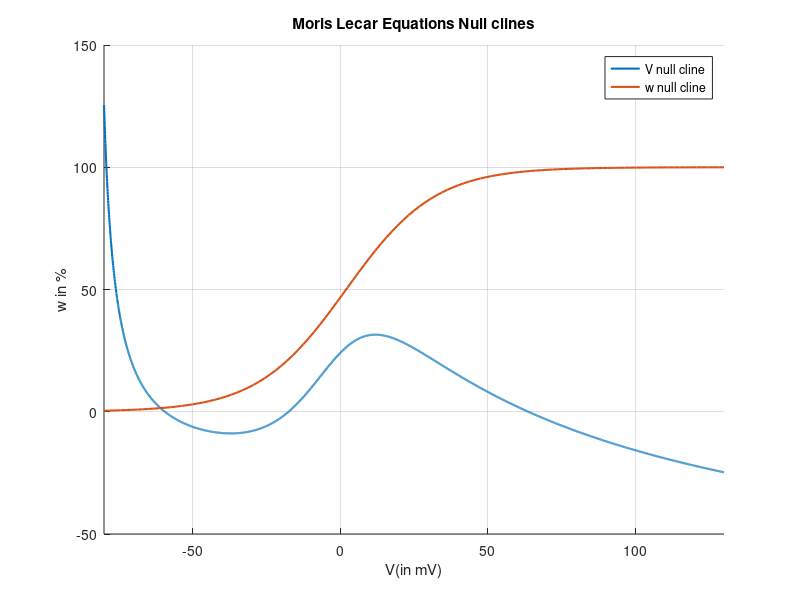

Here is the MATLAB script that generated this plot: (Note: this script raises an error after producing the figure.)
% Sohini Gupta 20EE38032
% Computational Neuroscience EC60007
% Project 2

clear all;
close all;
warning off;
%% Approximate run time : 2 minutes
%% model initialization
global t_start;
global t_end;
global GCa;
global GK;
global GL;
global VCa;
global VK;
global VL;
global phi;
global V1;
global V2;
global V3;
global V4;
global V5;
global V6;
global C;
global Iext;
%% setting parameter values
t_start = cputime;
C = 20 ;    %microfarad/cm^2 
GCa=4.4;    %millisiemens/cm^2 
GK=8;       %millisiemens/cm^2
GL=2;       %millisiemens/cm^2
VCa=120;    %millivolts
VK=-84;     %millivolts
VL=-60;     %millivolts
phi = 0.02; %per millisecond
V1=-1.2;    %millivolts
V2= 18 ;    %millivolts
V3= 2 ;     %millivolts
V4= 30;     %millivolts
V5= 2;      %not found
V6= 20;     %not found
Iext=0;     %microamps/cm^2
%% Generating phase plane, null clines and intersection
fprintf('\n ------------------------- Part 1 ------------------------------\n ');
fprintf('\n ---Consistent units have been taken and consistency verified---\n ');
fprintf('\n ------------------------- Part 2 ------------------------------\n ');
fprintf('\n ------Phase plane, null clines and equilibrium point ---------------\n ');
% generate nullclines
figure;
hold on;

V_null = @(V) (Iext - GCa*(0.5*(1+tanh((V-V1)/V2)))*(V-VCa) - GL*(V-VL))/(GK*(V-VK));
w_null = @(V) 0.5*(1+tanh((V-V3)/V4)); % same as w_inf(V)
fplot(@(V)100*V_null(V), [-80 130],"LineWidth",1.5);  % w plotted as a percentage
fplot(@(V)100*w_null(V), [-80 130],"LineWidth",1.5);  % instead of probability
legend("V null cline","w null cline");
xlabel('V(in mV)');
ylabel('w in %');
title('Moris Lecar Equations Null clines');
grid on;

% find equilibrium points
syms V w;
m_inf = 0.5*(1+tanh((V-V1)/V2));
w_inf = 0.5*(1+tanh((V-V3)/V4));
V_null_eqn = (1/C)*(Iext - GCa*m_inf*(V-VCa) - GK*w*(V-VK) - GL*(V-VL)) == 0;
w_null_eqn = (w - w_inf) == 0;
eq_point = solve([V_null_eqn, w_null_eqn], [V, w]);

V_eq = double(eq_point.V);
w_eq = double(eq_point.w);

plot(V_eq,100*w_eq, '*', 'linewidth', 2);
text(V_eq,100*w_eq, ['(' num2str(round(V_eq,3)) ',' num2str(round(w_eq,3)) ')']);
grid on;

fprintf('\n The equilibrium point is located at (%d,%d) \n', V_eq, w_eq);
% Simulate Trajectories
x = linspace(-80,120,200);
y = linspace(0,1,200);

[V_quiver,w_quiver] = meshgrid(x,y);
m_inf = 0.5*(1+tanh((V_quiver-V1)/V2));
w_inf = 0.5*(1+tanh((V_quiver-V3)/V4));
tau_w_inv = cosh((V_quiver-V3)/(2*V4));
dV = (1/C)*(Iext - GCa*m_inf.*(V_quiver-VCa) - GK*w_quiver.*(V_quiver-VK) - GL*(V_quiver-VL));
dw = phi*(w_inf-w_quiver).*tau_w_inv;
quiver(x,y*100,dV,dw*100);
legend('V null cline', 'w null cline','Equilibrium Point','Trajectories');


%% Jacobian at a point near equilibrium
syms V w;
m_inf = 0.5*(1+tanh((V-V1)/V2));
w_inf = 0.5*(1+tanh((V-V3)/V4));
tau_w_inv = cosh((V-V3)/(2*V4));
dV = (1/C)*(Iext - GCa*m_inf.*(V-VCa) - GK*w.*(V-VK) - GL*(V-VL));
dw = phi*(w_inf-w)*tau_w_inv;

J = jacobian([dV, dw],[V,w]);
V = V_eq;
w = w_eq;
J_mat = zeros(2,2);
J_mat(1,1) = subs(J(1,1));
J_mat(1,2) = subs(J(1,2));
J_mat(2,1) = subs(J(2,1));
J_mat(2,2) = subs(J(2,2));

eigen_values = eig(J_mat);
fprintf('\n------------------------- Part 3 ------------------------------\n ');
fprintf('The eigen values are %d and %d \n', eigen_values(1), eigen_values(2));
if eigen_values(1)<0 && eigen_values(2)<0
fprintf('\n--------------------stable equilibrium-------------------------\n ');
end
fprintf('\n-------------------------------Part 4 -----------------------------------\n ');
fprintf('\n--Voltage (kV) would require AbsTol = 10^-12. Will slow down the solver--\n ');
%% Trajectories added to phase plane plot
fprintf('\n------------------------- Part 5 ------------------------------\n ');
options = odeset('RelTol',1e-3,'AbsTol',1e-6, 'refine',5, 'MaxStep', 1);

Iext = 0;
time = [0, 300];
del_V = 60; %millivolts
initial_conditions = [V_eq + del_V,w_eq];
phi = 0.01;
[t1, S1] = ode15s(@(t,S)mle_gradient(t,S),time, initial_conditions, options);
phi = 0.02;
[t2, S2] = ode15s(@(t,S)mle_gradient(t,S),time, initial_conditions, options);
phi = 0.04;
[t3, S3] = ode15s(@(t,S)mle_gradient(t,S),time, initial_conditions, options);
phi = 0.02;  % changing back to default value after computing trajectories

figure;
hold on;
plot(t1,S1(:,1));
plot(t2, S2(:,1));
plot(t3, S3(:,1));
xlabel('Time(in ms)');
ylabel('Voltage(in mV)');
title('Action potentials with different \phi');
legend('\phi = 0.01','\phi = 0.02','\phi = 0.04');
grid on;

figure;
hold on;
V_null = @(V) (Iext - GCa*(0.5*(1+tanh((V-V1)/V2)))*(V-VCa) - GL*(V-VL))/(GK*(V-VK));
w_null = @(V) 0.5*(1+tanh((V-V3)/V4));
fplot(@(V) V_null(V), [-80 100],'k');
fplot(@(V) w_null(V), [-80 100],'k');

plot(S1(:,1),S1(:,2));
plot(S2(:,1),S2(:,2));
plot(S3(:,1),S3(:,2));
xlabel('V(in mV)');
ylabel('w');
ylim([0,1]);
title('Phase Plane Plot(MLE)');
legend('V null cline','w null cline','\phi = 0.01','\phi = 0.02','\phi = 0.04');
grid on;

%% Threshold behaviour
fprintf('\n------------------------- Part 6 ------------------------------\n ');
Iext = 0;
time = [0, 300];
phi=0.02;
num_initial = 450; % how many initial membrane potentials to simulate
V_init=linspace(-20,-10,num_initial); % approximate range obtained visually
V_max = zeros(1,num_initial);
figure;
hold on;
title("Soft threshold behaviour");
xlabel("Time in ms");
ylabel("Membrane potential");
grid on;
flag=1;
for i = 1:num_initial
    [t,S] = ode15s(@(t,S)mle_gradient(t,S),time,[V_init(i),w_eq], options);
    if mod(i,30)==0
        plot(t,S(:,1));
    end
    V_max(i) = max(S(:,1));
    if V_max(i) >= 0 && flag==1  % records the first value of V_init to result in an action potential
        fprintf("\nThreshold is %f mV\n",V_init(i));
        threshold = V_init(i);
        flag=0;
    end
end

figure;
hold on;
plot(V_init,V_max);
grid on;
xlabel('Initial Voltage(in mV)');
ylabel('Maximum Voltage(in mV)');
title('Threshold behavior');

figure;
hold on;
V_null = @(V) (Iext - GCa*(0.5*(1+tanh((V-V1)/V2)))*(V-VCa) - GL*(V-VL))/(GK*(V-VK));
w_null = @(V) (0.5*(1+tanh((V-V3)/V4)));
fplot(@(V) V_null(V), [-80 100],'k');
fplot(@(V) w_null(V), [-80 100],'k');

V_plot = linspace(threshold-0.1,threshold + 0.1,5);
for i = 1:5
    [t,S] = ode15s(@(t,S)mle_gradient(t,S),time, [V_plot(i),w_eq], options);
    plot(S(:,1),S(:,2));
end
legend(num2str(V_plot(1)),num2str(V_plot(2)),num2str(V_plot(3)),num2str(V_plot(4)),num2str(V_plot(5)));
xlabel('V(in mV)');
ylabel('w');
ylim([0,1]);
title('Phase Plane Plot(MLE) for different initial voltages around threshold');
grid on;
%% Trajectories during dc current injection
fprintf('\n------------------------- Part 7 ------------------------------\n ');
Iext = 86;
figure;
hold on;
V_null = @(V) (Iext - GCa*(0.5*(1+tanh((V-V1)/V2)))*(V-VCa) - GL*(V-VL))/(GK*(V-VK));
w_null = @(V) 0.5*(1+tanh((V-V3)/V4)); % same as w_inf(V)
fplot(@(V)V_null(V), [-80 120],"LineWidth",1.5);  % w plotted as a percentage
fplot(@(V)w_null(V), [-80 120],"LineWidth",1.5);  % instead of probability
legend("V null cline","w null cline");
xlabel('V(in mV)');
ylabel('w');
ylim([0 1]);
title('Moris Lecar Equations Null clines');
grid on;

% computing equilibrium for dc current injection
syms V w;
m_inf = 0.5*(1+tanh((V-V1)/V2));
w_inf = 0.5*(1+tanh((V-V3)/V4));
V_null_eqn = (1/C)*(Iext - GCa*m_inf*(V-VCa) - GK*w*(V-VK) - GL*(V-VL)) == 0;
w_null_eqn = (w - w_inf) == 0;
eq_point = solve([V_null_eqn, w_null_eqn], [V, w]);
V_eq_dc = double(eq_point.V);
w_eq_dc = double(eq_point.w);

plot(V_eq_dc, w_eq_dc, '*', 'linewidth', 1.5);
text(V_eq_dc, w_eq_dc, ['(' num2str(round(V_eq_dc,3)) ',' num2str(round(w_eq_dc,3)) ')']);
fprintf('The equilibrium point is located at (%d,%d) \n', V_eq_dc, w_eq_dc);
grid on;

syms V w;
m_inf = 0.5*(1+tanh((V-V1)/V2));
w_inf = 0.5*(1+tanh((V-V3)/V4));
tau_w_inv = cosh((V-V3)/(2*V4));
dV = (1/C)*(Iext - GCa*m_inf.*(V-VCa) - GK*w.*(V-VK) - GL*(V-VL));
dw = phi*(w_inf-w)*tau_w_inv;

J = jacobian([dV, dw],[V,w]);
V = V_eq_dc;
w = w_eq_dc;
J_mat = zeros(2,2);
J_mat(1,1) = subs(J(1,1));
J_mat(1,2) = subs(J(1,2));
J_mat(2,1) = subs(J(2,1));
J_mat(2,2) = subs(J(2,2));

eigen_values = eig(J_mat);
fprintf('The real parts of eigen values are %d and %d \n', eigen_values(1), eigen_values(2));
if eigen_values(1)<0 && eigen_values(2)<0
fprintf('\n--------------------stable equilibrium-------------------------\n ');
end

time = [0 900];
init_1 = [V_eq,w_eq];
[t,S] = ode15s(@(t,S)mle_gradient(t,S),time,init_1, options);
init_2 = [V_eq_dc,w_eq_dc];
[t1,S2] = ode15s(@(t,S)mle_gradient(t,S),time,init_2, options);
init_3 = [-27.9,0.17];
[t3,S3] = ode15s(@(t,S)mle_gradient(t,S),time,init_3, options);
plot(S(:,1),S(:,2));
plot(S2(:,1),S2(:,2));
plot(S3(:,1),S3(:,2));
legend('V - nullcline','w - nullcline','Equilibrium point','Eq pt of Ixt = 0','Eq pt of Ixt = 86','Random intial point');
figure;
hold on;
plot(t,S(:,1));
plot(t1, S2(:,1));
plot(t3, S3(:,1));
xlabel('Time(in ms)');
ylabel('Voltage(in mV)');
title('Trajectories with different initial conditions');
legend('Eq pt of Ixt = 0','Eq pt of Ixt = 86','Random initial point');
grid on;
%% Unstable Periodic Orbit
Iext = 86;
figure;
hold on;
V_null = @(V) (Iext - GCa*(0.5*(1+tanh((V-V1)/V2)))*(V-VCa) - GL*(V-VL))/(GK*(V-VK));
w_null = @(V) 0.5*(1+tanh((V-V3)/V4)); % same as w_inf(V)
fplot(@(V)V_null(V), [-80 120],"LineWidth",1.5);  % w plotted as a percentage
fplot(@(V)w_null(V), [-80 120],"LineWidth",1.5);  % instead of probability
legend("V null cline","w null cline");
xlabel('V(in mV)');
ylabel('w');
ylim([0 1]);
title('Moris Lecar Equations Null clines');
grid on;

plot(V_eq_dc, w_eq_dc, 'o');
text(V_eq_dc, w_eq_dc, ['(' num2str(round(V_eq_dc,3)) ',' num2str(round(w_eq_dc,3)) ')']);
grid on;
time = [0 300];
rev_time = [0 -1000];
[~,S] = ode15s(@(t,S)mle_gradient(t,S),time,[V_eq,w_eq],options);
[~,S2] = ode15s(@(t,S)mle_gradient(t,S),time,[-27.9, 0.17],options);
[~,S3] = ode15s(@(t,S)mle_gradient(t,S),time,[V_eq_dc, w_eq_dc],options);
[~,S4] = ode15s(@(t,S)mle_gradient(t,S),rev_time,[-27.9,0.17],options);

plot(S(:,1),S(:,2));
plot(S2(:,1),S2(:,2));
plot(S3(:,1),S3(:,2));
plot(S4(:,1),S4(:,2));
legend('V - nullcline','w - nullcline','Equilibrium point','Eq pt of Ixt = 0','Eq pt of Ixt = 86','Random intial point','reverse trajectory for random initial point ');

w_init = 0.13;
num_initial = 500;
V_init = linspace(-21.34,-21.3,num_initial);
V_max = zeros(1,num_initial);
flag=1;
for i = 1:num_initial
    [t,S] = ode15s(@(t,S)mle_gradient(t,S),time,[V_init(i),w_init], options);
    V_max(i) = max(S(:,1));
end
figure;
plot(V_init,V_max);
title("True threshold behaviour");
xlabel("Initial voltage in mV");
ylabel("Peak voltage in mV");
grid on;
figure;
hold on;
time = [0 600];
[t,S] = ode15s(@(t,S)mle_gradient(t,S),time,[-21.32,w_init],options);
[t1,S2] = ode15s(@(t,S)mle_gradient(t,S),time,[-21.31,w_init],options);
plot(t,S(:,1));
plot(t1,S2(:,1));
title("Membrane potential variation due to minute difference in initial condition");
xlabel("Time in sec");
ylabel("Voltage in mV");
legend("V initial = -21.32 mV","V initial = -21.31 mV");
grid on;
%% Response for Iext = 80, 86 and 90 uA/cm^2
I_vec = [80, 86, 90];
for i = 1:length(I_vec)
    Iext = I_vec(i);
    fprintf('\n------------------------- Part 9 -> Iext = %d uA/cm^2------------------------- \n', Iext);
    % Finding the equilibrium point
    syms V w;
    m_inf = 0.5*(1+tanh((V-V1)/V2));
    w_inf = 0.5*(1+tanh((V-V3)/V4));
    V_null = (1/C)*(Iext - GCa*m_inf*(V-VCa) - GK*w*(V-VK) - GL*(V-VL)) == 0;
    w_null = (w_inf - w) == 0;
    eq_pt = solve([V_null, w_null], [V, w]);

    V_eq = double(eq_pt.V);
    w_eq = double(eq_pt.w);
    fprintf('The equilibrium point is located at (%d,%d)  \n', V_eq, w_eq);
    % Stability Analysis
    syms V w;
    m_inf = 0.5*(1+tanh((V-V1)/V2));
    w_inf = 0.5*(1+tanh((V-V3)/V4));
    tau_w_inv = cosh((V-V3)/(2*V4));
    dV = (1/C)*(Iext - GCa*m_inf.*(V-VCa) - GK*w.*(V-VK) - GL*(V-VL));
    dw = phi*(w_inf-w)*tau_w_inv;

    J = jacobian([dV, dw],[V,w]);
    V = V_eq;
    w = w_eq;
    J_mat = zeros(2,2);
    J_mat(1,1) = subs(J(1,1));
    J_mat(1,2) = subs(J(1,2));
    J_mat(2,1) = subs(J(2,1));
    J_mat(2,2) = subs(J(2,2));
    
    eigenValues = eig(J_mat);
    fprintf('The eigen values are  %f%+fi , %f%+fi \n', real(eigenValues(1)), imag(eigenValues(1)),real(eigenValues(2)), imag(eigenValues(2)));
end
% Trajectories for different Iext starting near equilibrium
figure;
hold on;
title("Voltage waveform for different Iext");
xlabel("Time in ms");
ylabel("Membrane Potential in mV");
grid on;
i = 0;
I_vec = 80:100;%uA/cm^2
num_I = length(I_vec);
frequency = zeros(num_I, 1);
current = zeros(num_I, 1);
options = odeset('RelTol',1e-3,'AbsTol',1e-6, 'refine',5, 'MaxStep', 1);
for Iext = I_vec
    syms V w;
    m_inf = 0.5*(1+tanh((V-V1)/V2));
    w_inf = 0.5*(1+tanh((V-V3)/V4));
    V_null = (1/C)*(Iext - GCa*m_inf*(V-VCa) - GK*w*(V-VK) - GL*(V-VL)) == 0;
    w_null = (w_inf - w) == 0;
    eq_pt = solve([V_null, w_null], [V, w]);
    V_eq = double(eq_pt.V);
    w_eq = double(eq_pt.w);
    
    initial_conditions = [V_eq + 0.1, w_eq + 0.001];
    time = [0 2000];
    [t,S]=ode15s(@(t,S)mle_gradient(t,S),time,initial_conditions,options);
    if Iext == 80 || Iext == 86 || Iext == 90
        plot(t,S(:,1));
    end
    i = i+1;
    frequency(i) = spike_frequency(t, S);
    current(i) = Iext;
end
legend({'V_m for 80uA/cm^2','V_m for 86uA/cm^2','V_m for 90uA/cm^2'},"Location","northwest");
figure;
grid on;
hold on;
plot(current, frequency,"b");
ylabel('Firing Rate in Hz');
xlabel('Iext (in uA/cm^2)');
title('Firing Rate vs Current Injection');
hold off;

%% New parameters (Saddle point)
% Setting new parameter values
GCa = 4;
GK = 8;
GL = 2;
VCa = 120;
VK = -84;
VL = -60;
phi = 0.0667;
V1 = -1.2;
V2 = 18;
V3 = 12;
V4 = 17.4;
C = 20;
Iext = 30;
%% Phase Plane with V and w null clines
fprintf('\n------------------------- Part 10 ------------------------------ \n');
figure;
hold on;
V_null = @(V) (Iext - GCa*(0.5*(1+tanh((V-V1)/V2)))*(V-VCa) - GL*(V-VL))/(GK*(V-VK));
w_null = @(V) (0.5*(1+tanh((V-V3)/V4)));
fplot(@(V) V_null(V), [-80 100],"LineWidth",1);
fplot(@(V) w_null(V), [-80 100],"LineWidth",1);
ylim([-0.1 1]);
xlabel('V(in mV)');
ylabel('w');
title('Moris Lecar Equations Phase Plane');

% Finding and plotting the equilibrium point for this system using MATLAB
syms V w;
m_inf = 0.5*(1+tanh((V-V1)/V2));
w_inf = 0.5*(1+tanh((V-V3)/V4));
V_null = (1/C)*(Iext - GCa*m_inf*(V-VCa) - GK*w*(V-VK) - GL*(V-VL)) == 0;
w_null = (w_inf - w) == 0;

% initial guess obtained by visual inspection
soln1 = vpasolve([V_null, w_null], [V, w], [-40, 0]);
soln2 = vpasolve([V_null, w_null], [V, w], [-20, 0]);
soln3 = vpasolve([V_null, w_null], [V, w], [4, 0.3]);

V_eq1 = double(soln1.V);
w_eq1 = double(soln1.w);
plot(V_eq1, w_eq1, 'o',"LineWidth",2);
text(V_eq1, w_eq1, ['(' num2str(round(V_eq1,3)) ',' num2str(round(w_eq1,3)) ')']);
grid on;

V_eq2 = double(soln2.V);
w_eq2 = double(soln2.w);
plot(V_eq2, w_eq2, 'o',"LineWidth",2);
text(V_eq2, w_eq2, ['(' num2str(round(V_eq2,3)) ',' num2str(round(w_eq2,3)) ')']);
grid on;

V_eq3 = double(soln3.V);
w_eq3 = double(soln3.w);
plot(V_eq3, w_eq3, 'o',"LineWidth",2);
text(V_eq3, w_eq3, ['(' num2str(round(V_eq3,3)) ',' num2str(round(w_eq3,3)) ')']);
grid on;

fprintf('Equilibrium points are : \n 1. (%f, %f) \n 2. (%f, %f) \n 3. (%f, %f)\n', V_eq1, w_eq1, V_eq2, w_eq2, V_eq3, w_eq3);

% Stability ananlysis of equilibrium point:
syms V w;
m_inf = 0.5*(1+tanh((V-V1)/V2));
w_inf = 0.5*(1+tanh((V-V3)/V4));
tau_w_inv = cosh((V-V3)/(2*V4));
V_eq = [V_eq1, V_eq2, V_eq3];
w_eq = [w_eq1, w_eq2, w_eq3];
dV = (1/C)*(GCa*m_inf*(VCa-V) + GK*w*(VK-V) + GL*(VL-V) + Iext);
dw = phi*(w_inf - w)*tau_w_inv;
J = jacobian([dV, dw],[V,w]);
eVecSaddle = 0;
for i = 1:3
    V = V_eq(i);
    w = w_eq(i);
    J_mat = zeros(2,2);
    J_mat(1,1) = subs(J(1,1));
    J_mat(1,2) = subs(J(1,2));
    J_mat(2,1) = subs(J(2,1));
    J_mat(2,2) = subs(J(2,2));
    eigenValues = eig(J_mat);
    if i == 2
        [eVecSaddle, eValSaddle] = eig(J_mat);
    end
    fprintf('Equilibrium point %d : The eigen values are  %f%+fi , %f%+fi \n', i, real(eigenValues(1)), imag(eigenValues(1)),real(eigenValues(2)), imag(eigenValues(2)));
end

% Plot the manifolds of the saddle point:
vu = eVecSaddle(:,1)';  % eigen vector corresponding to positive eigen value
vs = eVecSaddle(:,2)';  % eigen vector corresponding to negative eigen value

% Evaluating manifolds
p = 1e-1;  % perturbation
saddle_eq = [V_eq2,w_eq2];
stable_up =     saddle_eq +  p*vs;
stable_down =   saddle_eq -  p*vs;
unstable_up =   saddle_eq +  p*vu;
unstable_down = saddle_eq -  p*vu;
options = odeset('RelTol',1e-3,'AbsTol',1e-6, 'refine',5, 'MaxStep', 1);


[~,S]=ode15s(@(t,S)mle_gradient(t,S), [0 -500], stable_up, options);
plot(S(:,1), S(:,2), 'g',"LineWidth",1);
[~,S]=ode15s(@(t,S)mle_gradient(t,S), [0 500], unstable_up, options);
plot(S(:,1), S(:,2), 'm',"LineWidth",1);
[~,S]=ode15s(@(t,S)mle_gradient(t,S), [0 -200], stable_down, options);
plot(S(:,1), S(:,2), 'g',"LineWidth",1);
[~,S]=ode15s(@(t,S)mle_gradient(t,S), [0 200], unstable_down, options);
plot(S(:,1), S(:,2), 'm',"LineWidth",1);
ylim([-0.2 1]);
legend('V nullcline','w nullcline','Eq : Stable', 'Eq: Saddle', 'Eq: Unstable','Stable manifolds', 'Unstable manifolds');
%% Firing rate vs current injection
fprintf('\n------------------------- Part 11 ------------------------------ \n');
% For Iext between 30 and 50 finding the nature of stability  of each equilibrium point
currents = [30, 35, 39, 39.1, 39.2, 39.3, 39.4, 39.5, 39.6, 39.7, 39.8, 39.9, 40, 41, 42, 45];
N = size(currents,2);
time = [0 2000];
frequency = zeros(N, 1);
for i = 1:N
    Iext = currents(i);
    figure;
    subplot(2,1,1);
    hold on;
    % Plotting the Phase Plane with V and w null clines
    V_null = @(V) (Iext - GCa*(0.5*(1+tanh((V-V1)/V2)))*(V-VCa) - GL*(V-VL))/(GK*(V-VK));
    w_null = @(V) (0.5*(1+tanh((V-V3)/V4)));
    fplot(@(V) V_null(V), [-80 100],"LineWidth",1);
    fplot(@(V) w_null(V), [-80 100],"LineWidth",1);
    xlabel('V(in mV)');
    ylabel('w');
    title(strcat('Phase Plane Plot(MLE) with Iext = ', num2str(Iext)));
    hold on;
    % Finding and plotting the equilibrium point for this system using MATLAB
    syms V w;
    V_null = (1/C)*(Iext - GCa*(0.5*(1+tanh((V-V1)/V2)))*(V-VCa) - GK*w*(V-VK) - GL*(V-VL)) == 0;
    w_null = (0.5*(1+tanh((V-V3)/V4)) - w) == 0;
    soln1 = vpasolve([V_null, w_null], [V, w], [-40, 0]);
    soln2 = vpasolve([V_null, w_null], [V, w], [-20, 0]);
    soln3 = vpasolve([V_null, w_null], [V, w], [0, 0.3]);

    V_eq1 = double(soln1.V);
    w_eq1 = double(soln1.w);
    V_eq2 = double(soln2.V);
    w_eq2 = double(soln2.w);
    V_eq3 = double(soln3.V);
    w_eq3 = double(soln3.w);
    
    if isequal([V_eq1, w_eq1], [V_eq2, w_eq2]) 
        fprintf("For Iext = %f, there is only one distinct equilibrium point\n", Iext);
        [t,S]=ode15s(@(t,S)mle_gradient(t,S),time, [V_eq3 + 0.1, w_eq3+0.01]);
        plot(V_eq3, w_eq3,".k","LineWidth",8);
        text(V_eq3, w_eq3, ['(' num2str(round(V_eq3,3)) ',' num2str(round(w_eq3,3)) ')']);
        grid on;
        plot(S(:,1), S(:,2));
        ylim([-0.2 1]);
        frequency(i) = spike_frequency(t, S);
        legend("V null cline","w null cline", "Eq: Unstable","Trajectory ending on limit cycle");
        subplot(2,1,2);
        plot(t,S(:,1));
        title("Membrane Potential vs time");
        xlabel("Time in seconds");
        ylabel("V membrane in mV");
        grid on;
    else
        fprintf("For Iext = %f, there are three distinct equilibrium points\n", Iext);
        [t,S]=ode15s(@(t,S)mle_gradient(t,S),time, [V_eq2 - 0.1, w_eq2-0.01]);
        frequency(i) = spike_frequency(t,S);
        plot(V_eq1, w_eq1,".r","LineWidth",8);
        text(V_eq1-20, w_eq1-0.05, ['(' num2str(round(V_eq1,3)) ',' num2str(round(w_eq1,3)) ')']);
        grid on;
        plot(V_eq2, w_eq2,".g","LineWidth",8);
        text(V_eq2+20, w_eq2-0.05, ['(' num2str(round(V_eq2,3)) ',' num2str(round(w_eq2,3)) ')']);
        grid on;
        plot(V_eq3, w_eq3,".b","LineWidth",8);
        text(V_eq3, w_eq3, ['(' num2str(round(V_eq3,3)) ',' num2str(round(w_eq3,3)) ')']);
        grid on;
        plot(S(:,1), S(:,2));
        ylim([-0.2 1]);
        legend("V null cline","w null cline", "Eq: Stable","Eq: Saddle","Eq: Unstable","Trajectory");   
        subplot(2,1,2);
        plot(t,S(:,1));
        title("Membrane Potential vs time");
        xlabel("Time in seconds");
        ylabel("V membrane in mV");
        grid on;
    end
end
hold off;
figure;
hold on;
ylabel('Firing Rate in Hz');
xlabel('Iext in uA/cm^2');
title('Firing Rate vs Current injection');
plot(currents, frequency);
hold off;
%% Hodgin Huxley Equations parameters initialization    
fprintf('\n------------------------- Part 12 ------------------------------ \n');
fprintf('\n------------Parameters for Hodgin Huxley Equations---------------\n');
warning off;
global C;
global Iext;
global GK;
global GNa;
global GL;
global VK;
global VNa;
global VL;
global epsilon;
global h_inf_Vr;
GNa = 120;
GK = 36;
VNa = 55;
VK = -72;
GL = 0.3;
Iext = 0;
C = 1;
epsilon = 1e-9;
options = odeset('RelTol',1e-10,'AbsTol',1e-10, 'refine',5, 'MaxStep', 1);
%% Finding E_L for Vr = -60mV
fprintf('\n------------------------- Part 13 ------------------------------ \n');
Vr = -60;
alphan = -0.01 * (Vr + epsilon + 50)/(exp(-(Vr + epsilon + 50)/10)-1);
alpham = -0.1 * (Vr + epsilon + 35)/(exp(-(Vr + epsilon + 35)/10)-1);
alphah = 0.07 * exp(-(Vr + 60)/20);
betan = 0.125 * exp(-(Vr + 60)/80);
betam = 4 * exp(-(Vr + 60)/18);
betah = 1/(exp(-(Vr + 30)/10) + 1);    
m_inf = alpham/(alpham + betam);
n_inf = alphan/(alphan + betan);
h_inf = alphah/(alphah + betah);
h_inf_Vr = h_inf;
E_leak = Vr - (1/GL)*(Iext - GK * (n_inf^4) * (Vr - VK) - GNa * (m_inf^3) * h_inf * (Vr - VNa));
VL = E_leak;
fprintf('E_L = %0.2f mV\n', E_leak);

 %% Iext = 10uA
Iext = 10;
time = [0 100];    
initial_condition = [-60, n_inf, m_inf, h_inf]; 
[t, S] = ode15s(@(t,S)hhe_gradient(t,S), time, initial_condition, options);
figure;
plot(t, S(:,1));
xlabel('Time(ms)');
ylabel('Voltage (in mV)');
title('Response for 10uA/cm^2 current injection');
grid on;
%% stability for Iext = 0 uA/cm^2
fprintf("\nIext = 0 uA/cm^2\n");
stability_analysis(0);
%% current injection threshold
fprintf('\n------------------------- Part 14 ------------------------------ \n');
Iext = 0;
N = 100;
current = linspace(0,20,N);
V_max = zeros(N,1);
time = [0 1000];
for i = 1:N 
    initial_condition = [Vr + (current(i)/C), n_inf, m_inf, h_inf];
    [t, S] = ode15s(@(t,S)hhe_gradient(t,S), time, initial_condition, options);
    V_max(i) = max(S(:,1));
end
V_max_shifted = [0;V_max(1:end-1)];
dV_max = V_max-V_max_shifted;
[~,idx_threshold] = max(dV_max);
current_threshold = (current(idx_threshold)+current(idx_threshold-1))/2;
fprintf("Threshold: %f uA/cm^2\n",current_threshold);
figure;
plot(current, V_max);    
xlabel('impulse current(uA/cm^2)');
ylabel('Peak Voltage (in mV)');
title('Current pulse Threshold');
grid on;
%% Stability for Iext = 8-12 uA/cm^2
fprintf('\n------------------------- Part 15 ------------------------------ \n');  
for i=8:12
    fprintf("\nIext = %d", i);
    stability_analysis(i);
end
%% Behaviour of complete Hodgin Huxley model with varying current injection
fprintf('\n------------------------- Part 16 ------------------------------ \n'); 
Iext = 10;
time = [0 100];    
initial_condition = [Vr, n_inf, m_inf, h_inf]; 
[t, S] = ode15s(@(t,S)hhe_gradient(t,S), time, initial_condition, options);
figure;
plot(t, S(:,1));
xlabel('Time(ms)');
ylabel('Voltage (in mV)');
title('Response of complete HH model to 10uA/cm^2 current injection');
grid on;

% Response for current impulse. (includes values before/after threshold)
Iext = 0;
currents = linspace(0,15,5);
time = [0 25];
figure;
hold on;
xlabel('Time(ms)');
ylabel('Voltage (in mV)');
title('Simulating complete HH model for current pulse');
for i = 1:5
    initial_condition = [-60+currents(i)/C, n_inf,m_inf,h_inf];
    [t, S] = ode15s(@(t,S)hhe_gradient(t,S),time, initial_condition, options);
    plot(t, S(:,1));
    hold on;
end
legend(strcat('impulse = ', num2str(currents(1))), strcat('impulse = ', num2str(currents(2))),strcat('impulse = ', num2str(currents(3))), strcat('impulse = ', num2str(currents(4))),strcat('impulse = ', num2str(currents(5))));
hold off;
%% Behaviour of Reduced V-n Model
fprintf('\n---------------------Part 16 continued-----------------------\n');
Iext = 10;
time = [0 100];    
initial_condition = [-60, n_inf]; 
[t, S] = ode15s(@(t,S)hhe_gradient_V_n_reduced(t,S), time, initial_condition, options);
figure;
plot(t, S(:,1));
xlabel('Time(ms)');
ylabel('Voltage (in mV)');
title('Response of V-n reduced HH model to 10uA/cm^2 current injection');
grid on;

% Response for current impulse. (includes values before/after threshold)
Iext = 0;
currents = linspace(0,15,5);
figure;
hold on;
xlabel('Time(ms)');
ylabel('Voltage (in mV)');
title('Simulating HH V-n Reduced model for current pulse');
time = [0 25];
for i = 1:5
    initial_condition = [-60+currents(i)/C, n_inf];
    [t, S] = ode15s(@(t,S)hhe_gradient_V_n_reduced(t,S),time, initial_condition, options);
    plot(t, S(:,1));
    hold on;
end
legend(strcat('impulse = ', num2str(currents(1))), strcat('impulse = ', num2str(currents(2))),strcat('impulse = ', num2str(currents(3))), strcat('impulse = ', num2str(currents(4))),strcat('impulse = ', num2str(currents(5))));
hold off;
%% Anode Break Excitation
Iext = -3;
hyperpol = 20;
time = [0 hyperpol];
% simulating 20 sec hyperpolarizing
initial_condition = [Vr, n_inf, m_inf, h_inf]; 
[t1, S1] = ode15s(@(t,S)hhe_gradient(t,S), time, initial_condition, options);

% removing Iext and resuming from where we left off
initial_condition = S1(end,:);
Iext = 0;
time = [0 100];
[t2,S2] = ode15s(@(t,S)hhe_gradient(t,S),time,initial_condition,options);
% putting the waveforms together
t = [t1;t2+hyperpol];
current_injection = [zeros(size(t1))-3;zeros(size(t2))];
V = [S1(:,1);S2(:,1)];
figure;
subplot(2,1,1);
plot(t,V);
xlabel("time in sec");
ylabel("membrane potential in mV");
title("Anode break excitation");
grid on;
subplot(2,1,2);
plot(t,current_injection);
xlabel("time in sec");
ylabel("current injection in uA/cm^2");
ylim([-10 10]);
grid on;
%% Phase plane analysis for V-m reduced model to explain anode break excitation
fprintf('\n------------------------- Part 18 ------------------------------ \n');
Vr = -60;    
alphan = @(V) -0.01 * (V + epsilon + 50)/(exp(-(V + epsilon + 50)/10)-1);
alpham = @(V) -0.1 * (V + epsilon + 35)/(exp(-(V + epsilon + 35)/10)-1);
alphah = @(V) 0.07 * exp(-(V + 60)/20);
betan = @(V) 0.125 * exp(-(V + 60)/80);
betam = @(V) 4 * exp(-(V + 60)/18);
betah = @(V) 1/(exp(-(V + 30)/10) + 1);

n_inf = alphan(Vr)/(alphan(Vr) + betan(Vr));
h_inf = alphah(Vr)/(alphah(Vr) + betah(Vr));

Iext = -3;
figure;
hold on;
grid on;
time_1 = [0 100];
initial_condition_1 = [Vr, m_inf];
[t1, S1] = ode15s(@(t,S)hhe_gradient_V_m_reduced(t,S,n_inf,h_inf), time_1, initial_condition_1, options);
V_null_1 = @(V) (((Iext - GK * (V -VK) * (n_inf^4)- GL*(V-VL))/(GNa*h_inf*(V-VNa)))^(1/3));
m_null_1 = @(V) alpham(V)/(alpham(V) + betam(V));

syms V m;
V_null = (1/C) * (Iext - GK * n_inf^4 * (V - VK) - GNa * m^3 * h_inf* (V - VNa) - GL * (V - VL)) == 0;
m_null = alpham *(1-m) - betam*m == 0 ;
soln1 = vpasolve([V_null, m_null], [V, m], [-60, 0.01]);
soln2 = vpasolve([V_null, m_null], [V, m], [50, 1]);
V_eq = double(soln1.V);
m_eq = double(soln1.m);
plot(V_eq, m_eq, 'o',"LineWidth",2);
text(V_eq+5, m_eq, ['(' num2str(round(V_eq,3)) ',' num2str(round(m_eq,3)) ')']);
V_eq = double(soln2.V);
m_eq = double(soln2.m);
plot(V_eq, m_eq, 'o',"LineWidth",2);
text(V_eq+5, m_eq-0.02, ['(' num2str(round(V_eq,3)) ',' num2str(round(m_eq,3)) ')']);
grid on;

syms V m;
am =  -0.1 * (V + epsilon + 35)/(exp(-(V + epsilon + 35)/10)-1);
bm = 4 * exp(-(V + 60)/18);
dV = (1/C) * (Iext - GK * n_inf^4 * (V - VK) - GNa * m^3 * h_inf* (V - VNa) - GL * (V - VL));
dm = am * (1 - m) - bm * m ;
J = jacobian([dV,dm],[V,m]);
V = double(soln1.V);
m = double(soln1.m);
J_mat = zeros(2,2);
J_mat(1,1) = subs(J(1,1));
J_mat(1,2) = subs(J(1,2));
J_mat(2,1) = subs(J(2,1));
J_mat(2,2) = subs(J(2,2));
eigenValues = eig(J_mat);
fprintf("\nStability analysis for Iext = -3 uA/cm^2\n");
fprintf('\nEquilibrium point %d : The eigen values are  %f%+fi , %f%+fi \n', 1, real(eigenValues(1)), imag(eigenValues(1)),real(eigenValues(2)), imag(eigenValues(2)));

if real(eigenValues(1)) < 0  && real(eigenValues(2)) < 0
    fprintf("\n ------------stable---------------\n");
else
    fprintf("\n ------------unstable---------------\n");
end


V = double(soln2.V);
m = double(soln2.m);
J_mat = zeros(2,2);
J_mat(1,1) = subs(J(1,1));
J_mat(1,2) = subs(J(1,2));
J_mat(2,1) = subs(J(2,1));
J_mat(2,2) = subs(J(2,2));
eigenValues = eig(J_mat);
fprintf('\nEquilibrium point %d : The eigen values are  %f%+fi , %f%+fi \n', 2, real(eigenValues(1)), imag(eigenValues(1)),real(eigenValues(2)), imag(eigenValues(2)));
if real(eigenValues(1)) < 0  && real(eigenValues(2)) < 0
    fprintf("\n ------------stable---------------\n");
else
    fprintf("\n ------------unstable---------------\n");
end


    

fplot(@(V) V_null_1(V), [-80 100], "LineWidth",1.5);
fplot(@(V) m_null_1(V), [-80 100],"LineWidth",1.5);
title("Phase plot for Iext = -3 uA/cm^2");
xlabel("V in mV");
ylabel("m");
plot(S1(:,1),S1(:,2),"LineWidth",1.5);
ylim([0 1.1]);
plot(Vr, m_inf, 'o',"LineWidth",2);
text(Vr+5, m_inf+0.02, ['(' num2str(round(Vr,3)) ',' num2str(round(m_inf,3)) ')']);
legend(["Eq. point: stable","Eq. point: stable","V null cline","m null cline","trajectory","initial conditions"],"Location","southeast");

Iext = 0;
figure;
hold on;
grid on;
time_2 = [0 50];
V_after_hyperpol = S1(end,1);
m_after_hyperpol = S1(end,2);
initial_condition_2 = [V_after_hyperpol,m_after_hyperpol];
n_inf = alphan(V_after_hyperpol)/(alphan(V_after_hyperpol) + betan(V_after_hyperpol));
h_inf = alphah(V_after_hyperpol)/(alphah(V_after_hyperpol) + betah(V_after_hyperpol));
[t2, S2] = ode15s(@(t,S)hhe_gradient_V_m_reduced(t,S,n_inf,h_inf), time_2, initial_condition_2, options);
V_null_2 = @(V) (((Iext - GK * (V -VK) * (n_inf^4)- GL*(V-VL))/(GNa*h_inf*(V-VNa)))^(1/3));
m_null_2 = @(V) alpham(V)/(alpham(V) + betam(V));

syms V m;
V_null = (1/C) * (Iext - GK * n_inf^4 * (V - VK) - GNa * m^3 * h_inf* (V - VNa) - GL * (V - VL)) == 0;
m_null = alpham *(1-m) - betam*m == 0 ;
soln3 = vpasolve([V_null, m_null], [V, m], [50, 1]);
V_eq = double(soln3.V);
m_eq = double(soln3.m);
plot(V_eq, m_eq, 'o',"LineWidth",2);
text(V_eq+5, m_eq-0.05, ['(' num2str(round(V_eq,3)) ',' num2str(round(m_eq,3)) ')']);
grid on;


syms V m;
am =  -0.1 * (V + epsilon + 35)/(exp(-(V + epsilon + 35)/10)-1);
bm = 4 * exp(-(V + 60)/18);
dV = (1/C) * (Iext - GK * n_inf^4 * (V - VK) - GNa * m^3 * h_inf* (V - VNa) - GL * (V - VL));
dm = am * (1 - m) - bm * m ;
J = jacobian([dV,dm],[V,m]);
V = double(soln3.V);
m = double(soln3.m);
J_mat = zeros(2,2);
J_mat(1,1) = subs(J(1,1));
J_mat(1,2) = subs(J(1,2));
J_mat(2,1) = subs(J(2,1));
J_mat(2,2) = subs(J(2,2));
eigenValues = eig(J_mat);
fprintf("\nStability analysis for Iext = 0 uA/cm^2\n");
fprintf('\nEquilibrium point %d : The eigen values are  %f%+fi , %f%+fi \n', 1, real(eigenValues(1)), imag(eigenValues(1)),real(eigenValues(2)), imag(eigenValues(2)));

if real(eigenValues(1)) < 0  && real(eigenValues(2)) < 0
    fprintf("\n ------------stable---------------\n");
else
    fprintf("\n ------------unstable---------------\n");
end



fplot(@(V) V_null_2(V), [-80 100], "LineWidth",1.5);
fplot(@(V) m_null_2(V), [-80 100],"LineWidth",1.5);
title("Phase plot for Iext = 0 uA/cm^2");
xlabel("V in mV");
ylabel("m");
plot(S2(:,1),S2(:,2),"LineWidth",1.5);
ylim([0 1.1]);
plot(V_after_hyperpol, m_after_hyperpol, 'o',"LineWidth",2);
text(V_after_hyperpol, m_after_hyperpol, ['(' num2str(round(Vr,3)) ',' num2str(round(m_inf,3)) ')']);
legend(["Eq. point: stable","V null cline","m null cline","trajectory","initial conditions"],"Location","southeast");
t_end = cputime;
fprintf("\nRun time is %0.2f minutes\n",(t_end-t_start)/60);
%% Thank you for your patience :)
%% MLE gradient
function dS = mle_gradient(~,S)

global C;
global GCa;
global VCa;
global GK;
global VK;
global GL;
global VL;
global V1;
global V2;
global V3;
global V4;
global phi;
global Iext;
%state variables:
V=S(1);
w=S(2);
%local functions:
m_inf = (0.5*(1+tanh((V-V1)/V2)));
w_inf = (0.5*(1+tanh((V-V3)/V4)));
tau_w_inv = cosh((V-V3)/(2*V4));
dV = (1/C)*(GCa*m_inf*(VCa-V) + GK*w*(VK-V) + GL*(VL-V)+Iext);
dw = phi*(w_inf-w)*tau_w_inv;
dS=[dV;dw];
end

%% HHE gradient
function dS = hhe_gradient(~,S)
global C;
global Iext;
global GK;
global GNa;
global GL;
global VK;
global VNa;
global VL;
global epsilon; 
V = S(1);
n = S(2);
m = S(3);
h = S(4);
alphan =  -0.01 * (V + epsilon + 50)/(exp(-(V + epsilon + 50)/10)-1);
alpham =  -0.1 * (V + epsilon + 35)/(exp(-(V + epsilon + 35)/10)-1);
alphah = 0.07 * exp(-(V + 60)/20);
betan = 0.125 * exp(-(V + 60)/80);
betam = 4 * exp(-(V + 60)/18);
betah = 1/(exp(-(V + 30)/10) + 1);

dV = (1/C) * (Iext - GK * n^4 * (V - VK) - GNa * m^3 * h * (V - VNa) - GL * (V - VL));
dn = alphan * (1 - n) - betan * n;
dm = alpham * (1 - m) - betam * m;
dh = alphah * (1 - h) - betah * h;  

dS = [dV; dn; dm; dh];
end
%% Spike Frequency Calculation
function f = spike_frequency(t,S)
V = S(:,1);
if max(V)<0
    f = 0;
    return;
end
action_count = 0;
start_idx = 1;
stop_idx = length(t);
flag = 1;
for i = 1:length(V)
    j = length(V)+1-i;
    if V(j) > 0
        flag = 0;
    end
    if V(j) < 0 && flag == 0
        stop_idx = j;
        break;
    end
end

flag = 1;
for i = 1:length(V)
    if V(i) < 0
        flag = 0;
    end
    if V(i) > 0 && flag == 0
        start_idx = i;
        break;
    end
end
flag = 0;
for i = start_idx:stop_idx
    if V(i) > 0 && flag == 0
        action_count = action_count + 1;
        flag = 1;
    end
    if V(i) < 0
        flag = 0;
    end
end
start_time = t(start_idx);
stop_time = t(stop_idx);
timespan = stop_time-start_time;
timespan = timespan/1000;
f = action_count/timespan;
end

%%
function stability_analysis(Iext)
global C;
global GK;
global GNa;
global GL;
global VK;
global VNa;
global VL;
global epsilon;

syms V n m h;
alphan =  -0.01 * (V + epsilon + 50)/(exp(-(V + epsilon + 50)/10)-1);
alpham =  -0.1 * (V + epsilon + 35)/(exp(-(V + epsilon + 35)/10)-1);
alphah = 0.07 * exp(-(V + 60)/20);
betan = 0.125 * exp(-(V + 60)/80);
betam = 4 * exp(-(V + 60)/18);
betah = 1/(exp(-(V + 30)/10) + 1);
V_null = (1/C) * (Iext - GK * n^4 * (V - VK) - GNa * m^3 * h* (V - VNa) - GL * (V - VL)) == 0;
n_null = alphan *(1-n) - betan*n == 0 ;
m_null = alpham * (1 - m) - betam * m ==0 ;
h_null = alphah * (1 - h) - betah * h ==0 ;
    
eq_pt = solve([V_null, n_null, m_null, h_null], [V, n, m ,h]);
V_eq1 = double(eq_pt.V);
n_eq1 = double(eq_pt.n);
m_eq1 = double(eq_pt.m);
h_eq1 = double(eq_pt.h);
    
for k=1:length(eq_pt)
    fprintf('\nEquilibrium Point %d :  V=%f n=%f m=%f h=%f\n',k, eq_pt(k).V,eq_pt(k).n,eq_pt(k).m,eq_pt(k).h);
end
% Stability Analysis
dV = (1/C) * (Iext - GK * n^4 * (V - VK) - GNa * m^3 * h* (V - VNa) - GL * (V - VL));
dn = alphan *(1-n) - betan*n;
dm = alpham * (1 - m) - betam * m ;
dh = alphah * (1 - h) - betah * h ;
    
J = jacobian([dV, dn, dm, dh],[V,n,m,h]);
V = V_eq1;
n = n_eq1;
m = m_eq1;
h = h_eq1;
J_mat = zeros(4,4);
for i = 1:4
    for j = 1:4
        J_mat(i,j) = subs(J(i,j));
    end
end
eigenValues = eig(J_mat);
fprintf('The eigen values are %f%+fi , %f%+fi , %f%+fi , %f%+fi \n', real(eigenValues(1)), imag(eigenValues(1)), ...
            real(eigenValues(2)), imag(eigenValues(2)), real(eigenValues(3)), imag(eigenValues(3)), ...
            real(eigenValues(4)), imag(eigenValues(4)));
k=0;
for x=1:4
    if real(eigenValues(x)) < 0 
        k = k+1;
    end
end
if k == 4
    fprintf("Stable\n");
else
    fprintf("Unstable\n");
end
end
%%
function dS = hhe_gradient_V_n_reduced(t,S)
    global C;
    global Iext;
    global GK;
    global GNa;
    global GL;
    global VK;
    global VNa;
    global VL;
    global epsilon;
    global h_inf_Vr;
    V = S(1);
    n = S(2);
    
    alphan =  -0.01 * (V + epsilon + 50)/(exp(-(V + epsilon + 50)/10)-1);
    alpham =  -0.1 * (V + epsilon + 35)/(exp(-(V + epsilon + 35)/10)-1);
    alphah = 0.07 * exp(-(V + 60)/20);
    betan = 0.125 * exp(-(V + 60)/80);
    betam = 4 * exp(-(V + 60)/18);
    betah = 1/(exp(-(V + 30)/10) + 1);
    
    m_inf = alpham/(alpham + betam);
    
    dV = (1/C)*(Iext - GNa* m_inf^3 * h_inf_Vr *(V-VNa) - GK* n^4 *(V - VK) - GL * (V - VL));
    dn = alphan * (1 - n) - betan * n;
    
    dS = [dV; dn];
end

%%
function dS = hhe_gradient_V_m_reduced(~,S,n_inf,h_inf)
global C;
global Iext;
global GK;
global GNa;
global GL;
global VK;
global VNa;
global VL;
global epsilon;    
V = S(1);
m = S(2);    
alpham =  -0.1 * (V + epsilon + 35)/(exp(-(V + epsilon + 35)/10)-1);
betam = 4 * exp(-(V + 60)/18);
    
dV = (1/C) * (Iext - GNa * m^3 * h_inf * (V - VNa)- GK * n_inf^4 * (V - VK) - GL * (V - VL));
dm = alpham * (1 - m) - betam * m;
dS = [dV; dm];
end